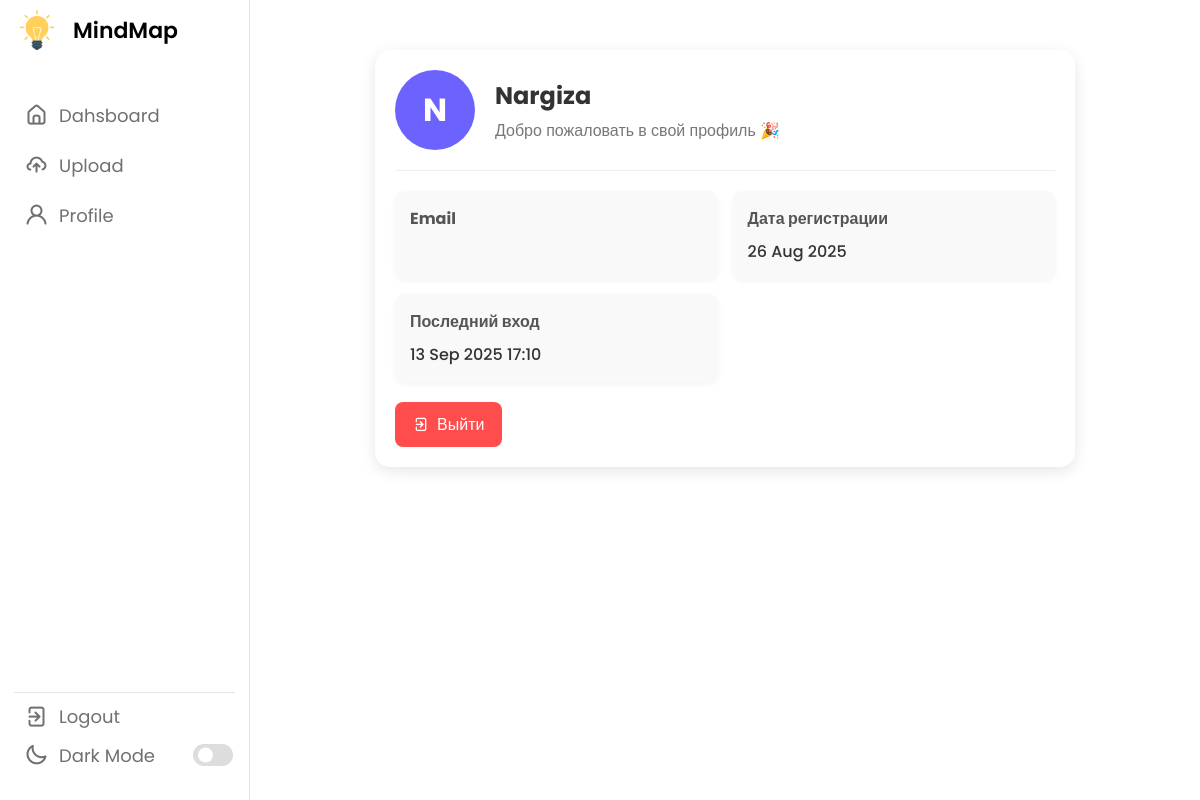
/profile/ (signed in), run on an earlier commit of the app's database.
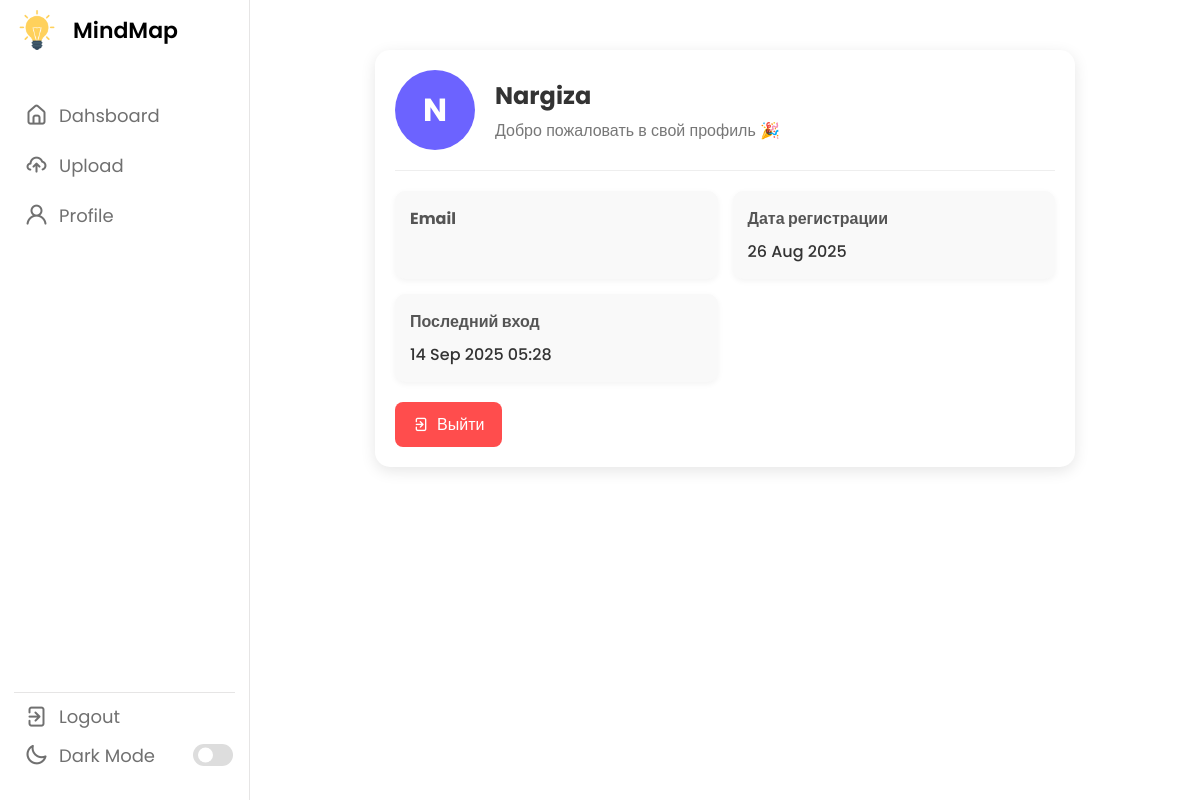
And on a later commit of the database.
### app/models.py (models this page shows, shortened)
class CustomUser(AbstractUser):
    face_encoding = models.BinaryField(null=True, blank=True)
    age = models.PositiveIntegerField(null=True, blank=True)
    gender = models.CharField(max_length=10, choices=[("male", "Male"), ("female", "Female")], null=True, blank=True)
    email = models.EmailField(unique=True)

### app/views.py (the view)
# urls.py: path('profile/', views.profile, name='profile'),
def profile(request):
    if not request.user.is_authenticated:
        return redirect('login')
    return render(request, 'profile.html', {'user': request.user})

### templates/profile.html (shortened to what this page needs)
{% extends 'base.html' %}
{% block content %}
<div class="profile-container">
    <div class="profile-header">
        <div class="avatar">
            {{ user.username|first|upper }}
        </div>
        <div class="user-info">
            <h2>{{ user.username }}</h2>
            <p>Добро пожаловать в свой профиль 🎉</p>
        </div>
    </div>
    <div class="profile-details">
        <div class="detail-card">
            <h3>Email</h3>
        </div>
        <div class="detail-card">
            <h3>Дата регистрации</h3>
            <p>{{ user.date_joined|date:"d M Y" }}</p>
        </div>
        <div class="detail-card">
            <h3>Последний вход</h3>
            <p>{{ user.last_login|date:"d M Y H:i" }}</p>
        </div>
    </div>
    <form method="post" action="{% url 'logout' %}">
        <button type="submit" class="logout-btn">
            <i class="uil uil-signout"></i> Выйти
        </button>
    </form>
</div>
{% endblock %}

What changed in the data, as far as the page shows it:
changed CustomUser "Nargiza": last_login "13 Sep 2025 17:10" → "14 Sep 2025 05:28"
